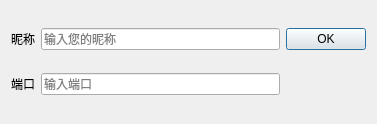
<?xml version="1.0" encoding="UTF-8"?>
<ui version="4.0">
 <class>Authorisation</class>
 <widget class="QDialog" name="Authorisation">
  <property name="geometry">
   <rect>
    <x>0</x>
    <y>0</y>
    <width>377</width>
    <height>124</height>
   </rect>
  </property>
  <property name="windowTitle">
   <string>Dialog</string>
  </property>
  <layout class="QGridLayout" name="gridLayout">
   <item row="0" column="1">
    <widget class="QLineEdit" name="nick">
     <property name="placeholderText">
      <string>输入您的昵称</string>
     </property>
    </widget>
   </item>
   <item row="2" column="1">
    <widget class="QLineEdit" name="port">
     <property name="placeholderText">
      <string>输入端口</string>
     </property>
    </widget>
   </item>
   <item row="0" column="2">
    <widget class="QPushButton" name="ok">
     <property name="text">
      <string>OK</string>
     </property>
    </widget>
   </item>
   <item row="2" column="0">
    <widget class="QLabel" name="label">
     <property name="text">
      <string>端口</string>
     </property>
    </widget>
   </item>
   <item row="0" column="0">
    <widget class="QLabel" name="label_2">
     <property name="text">
      <string>昵称</string>
     </property>
    </widget>
   </item>
  </layout>
 </widget>
 <resources/>
 <connections/>
</ui>
